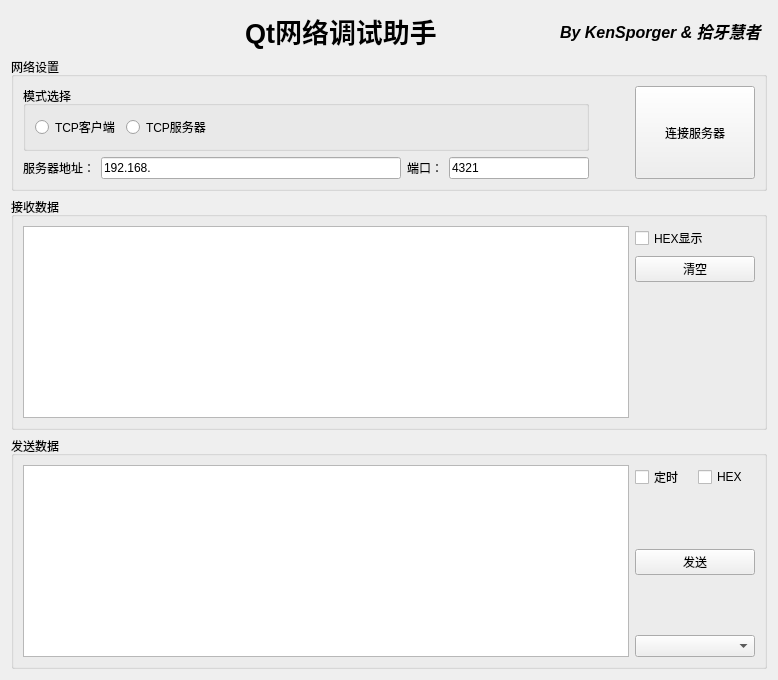
      <widget class="QWidget" name="network">
       <attribute name="title">
        <string>网络调试</string>
       </attribute>
       <layout class="QGridLayout" name="gridLayout_4">
        <item row="0" column="0">
         <layout class="QHBoxLayout" name="horizontalLayout_6">
          <item>
           <widget class="QLabel" name="label_4">
            <property name="text">
             <string/>
            </property>
           </widget>
          </item>
          <item>
           <widget class="QLabel" name="label_6">
            <property name="text">
             <string/>
            </property>
           </widget>
          </item>
          <item>
           <widget class="QLabel" name="label">
            <property name="font">
             <font>
              <pointsize>20</pointsize>
              <weight>75</weight>
              <bold>true</bold>
             </font>
            </property>
            <property name="text">
             <string>Qt网络调试助手</string>
            </property>
            <property name="textFormat">
             <enum>Qt::AutoText</enum>
            </property>
            <property name="alignment">
             <set>Qt::AlignCenter</set>
            </property>
           </widget>
          </item>
          <item>
           <widget class="QLabel" name="label_5">
            <property name="text">
             <string/>
            </property>
           </widget>
          </item>
          <item>
           <widget class="QLabel" name="label_3">
            <property name="font">
             <font>
              <pointsize>12</pointsize>
              <weight>75</weight>
              <italic>true</italic>
              <bold>true</bold>
             </font>
            </property>
            <property name="text">
             <string>By KenSporger &amp; 拾牙慧者</string>
            </property>
            <property name="textFormat">
             <enum>Qt::AutoText</enum>
            </property>
           </widget>
          </item>
         </layout>
        </item>
        <item row="1" column="0">
         <widget class="QGroupBox" name="groupBox_2">
          <property name="sizePolicy">
           <sizepolicy hsizetype="Preferred" vsizetype="Minimum">
            <horstretch>0</horstretch>
            <verstretch>0</verstretch>
           </sizepolicy>
          </property>
          <property name="maximumSize">
           <size>
            <width>16777215</width>
            <height>350</height>
           </size>
          </property>
          <property name="font">
           <font>
            <weight>50</weight>
            <bold>false</bold>
           </font>
          </property>
          <property name="title">
           <string>网络设置</string>
          </property>
          <layout class="QHBoxLayout" name="horizontalLayout">
           <item>
            <layout class="QVBoxLayout" name="verticalLayout">
             <item>
              <widget class="QGroupBox" name="groupBox_4">
               <property name="sizePolicy">
                <sizepolicy hsizetype="Preferred" vsizetype="Minimum">
                 <horstretch>0</horstretch>
                 <verstretch>0</verstretch>
                </sizepolicy>
               </property>
               <property name="minimumSize">
                <size>
                 <width>0</width>
                 <height>60</height>
                </size>
               </property>
               <property name="title">
                <string>模式选择</string>
               </property>
               <layout class="QHBoxLayout" name="horizontalLayout_4">
                <item>
                 <widget class="QRadioButton" name="radioClient">
                  <property name="text">
                   <string>TCP客户端</string>
                  </property>
                 </widget>
                </item>
                <item>
                 <widget class="QRadioButton" name="radioServer">
                  <property name="text">
                   <string>TCP服务器</string>
                  </property>
                 </widget>
                </item>
                <item>
                 <spacer name="horizontalSpacer_2">
                  <property name="orientation">
                   <enum>Qt::Horizontal</enum>
                  </property>
                  <property name="sizeHint" stdset="0">
                   <size>
                    <width>40</width>
                    <height>20</height>
                   </size>
                  </property>
                 </spacer>
                </item>
               </layout>
              </widget>
             </item>
             <item>
              <layout class="QHBoxLayout" name="horizontalLayout_5">
               <item>
                <widget class="QLabel" name="labelAddr">
                 <property name="text">
                  <string>服务器地址：</string>
                 </property>
                </widget>
               </item>
               <item>
                <widget class="QLineEdit" name="EditIP">
                 <property name="minimumSize">
                  <size>
                   <width>300</width>
                   <height>20</height>
                  </size>
                 </property>
                 <property name="text">
                  <string>192.168.</string>
                 </property>
                </widget>
               </item>
               <item>
                <widget class="QLabel" name="label_2">
                 <property name="text">
                  <string>端口：</string>
                 </property>
                </widget>
               </item>
               <item>
                <widget class="QLineEdit" name="EditPort">
                 <property name="sizePolicy">
                  <sizepolicy hsizetype="Minimum" vsizetype="Fixed">
                   <horstretch>0</horstretch>
                   <verstretch>0</verstretch>
                  </sizepolicy>
                 </property>
                 <property name="minimumSize">
                  <size>
                   <width>140</width>
                   <height>20</height>
                  </size>
                 </property>
                 <property name="maximumSize">
                  <size>
                   <width>150</width>
                   <height>16777215</height>
                  </size>
                 </property>
                 <property name="text">
                  <string>4321</string>
                 </property>
                </widget>
               </item>
              </layout>
             </item>
            </layout>
           </item>
           <item>
            <spacer name="horizontalSpacer">
             <property name="orientation">
              <enum>Qt::Horizontal</enum>
             </property>
             <property name="sizeHint" stdset="0">
              <size>
               <width>40</width>
               <height>20</height>
              </size>
             </property>
            </spacer>
           </item>
           <item>
            <widget class="QPushButton" name="BtnConn">
             <property name="sizePolicy">
              <sizepolicy hsizetype="Minimum" vsizetype="Minimum">
               <horstretch>0</horstretch>
               <verstretch>0</verstretch>
              </sizepolicy>
             </property>
             <property name="minimumSize">
              <size>
               <width>120</width>
               <height>0</height>
              </size>
             </property>
             <property name="maximumSize">
              <size>
               <width>10000</width>
               <height>16777215</height>
              </size>
             </property>
             <property name="text">
              <string>连接服务器</string>
             </property>
            </widget>
           </item>
          </layout>
         </widget>
        </item>
        <item row="2" column="0">
         <widget class="QGroupBox" name="groupBox">
          <property name="sizePolicy">
           <sizepolicy hsizetype="Preferred" vsizetype="Preferred">
            <horstretch>0</horstretch>
            <verstretch>0</verstretch>
           </sizepolicy>
          </property>
          <property name="title">
           <string>接收数据</string>
          </property>
          <layout class="QHBoxLayout" name="horizontalLayout_2">
           <item>
            <widget class="QTextEdit" name="EditRecv">
             <property name="readOnly">
              <bool>true</bool>
             </property>
             <property name="textInteractionFlags">
              <set>Qt::TextSelectableByKeyboard|Qt::TextSelectableByMouse</set>
             </property>
            </widget>
           </item>
           <item>
            <layout class="QVBoxLayout" name="verticalLayout_2">
             <item>
              <widget class="QCheckBox" name="chkHexDisp">
               <property name="text">
                <string>HEX显示</string>
               </property>
              </widget>
             </item>
             <item>
              <widget class="QPushButton" name="BtnClearRecv">
               <property name="minimumSize">
                <size>
                 <width>120</width>
                 <height>0</height>
                </size>
               </property>
               <property name="text">
                <string>清空</string>
               </property>
              </widget>
             </item>
             <item>
              <spacer name="verticalSpacer">
               <property name="orientation">
                <enum>Qt::Vertical</enum>
               </property>
               <property name="sizeHint" stdset="0">
                <size>
                 <width>20</width>
                 <height>40</height>
                </size>
               </property>
              </spacer>
             </item>
            </layout>
           </item>
          </layout>
         </widget>
        </item>
        <item row="3" column="0">
         <widget class="QGroupBox" name="groupBox_3">
          <property name="title">
           <string>发送数据</string>
          </property>
          <layout class="QHBoxLayout" name="horizontalLayout_3">
           <item>
            <widget class="QTextEdit" name="EditSend">
             <property name="html">
              <string>&lt;!DOCTYPE HTML PUBLIC &quot;-//W3C//DTD HTML 4.0//EN&quot; &quot;http://www.w3.org/TR/REC-html40/strict.dtd&quot;&gt;
&lt;html&gt;&lt;head&gt;&lt;meta name=&quot;qrichtext&quot; content=&quot;1&quot; /&gt;&lt;style type=&quot;text/css&quot;&gt;
p, li { white-space: pre-wrap; }
&lt;/style&gt;&lt;/head&gt;&lt;body style=&quot; font-family:'Ubuntu'; font-size:11pt; font-weight:400; font-style:normal;&quot;&gt;
&lt;p style=&quot;-qt-paragraph-type:empty; margin-top:0px; margin-bottom:0px; margin-left:0px; margin-right:0px; -qt-block-indent:0; text-indent:0px;&quot;&gt;&lt;br /&gt;&lt;/p&gt;&lt;/body&gt;&lt;/html&gt;</string>
             </property>
            </widget>
           </item>
           <item>
            <layout class="QVBoxLayout" name="verticalLayout_6">
             <item>
              <layout class="QVBoxLayout" name="verticalLayout_4">
               <item>
                <layout class="QGridLayout" name="gridLayout_3">
                 <item row="0" column="1">
                  <widget class="QCheckBox" name="chkHexSend">
                   <property name="text">
                    <string>HEX</string>
                   </property>
                  </widget>
                 </item>
                 <item row="0" column="0">
                  <widget class="QCheckBox" name="chkTimerSend">
                   <property name="text">
                    <string>定时</string>
                   </property>
                  </widget>
                 </item>
                </layout>
               </item>
               <item>
                <spacer name="verticalSpacer_2">
                 <property name="orientation">
                  <enum>Qt::Vertical</enum>
                 </property>
                 <property name="sizeHint" stdset="0">
                  <size>
                   <width>20</width>
                   <height>40</height>
                  </size>
                 </property>
                </spacer>
               </item>
               <item>
                <widget class="QPushButton" name="BtnSend">
                 <property name="minimumSize">
                  <size>
                   <width>120</width>
                   <height>0</height>
                  </size>
                 </property>
                 <property name="text">
                  <string>发送</string>
                 </property>
                </widget>
               </item>
               <item>
                <spacer name="verticalSpacer_4">
                 <property name="orientation">
                  <enum>Qt::Vertical</enum>
                 </property>
                 <property name="sizeHint" stdset="0">
                  <size>
                   <width>20</width>
                   <height>40</height>
                  </size>
                 </property>
                </spacer>
               </item>
               <item>
                <widget class="QComboBox" name="cbLstClients">
                 <property name="minimumSize">
                  <size>
                   <width>120</width>
                   <height>0</height>
                  </size>
                 </property>
                </widget>
               </item>
              </layout>
             </item>
            </layout>
           </item>
          </layout>
         </widget>
        </item>
       </layout>
      </widget>
